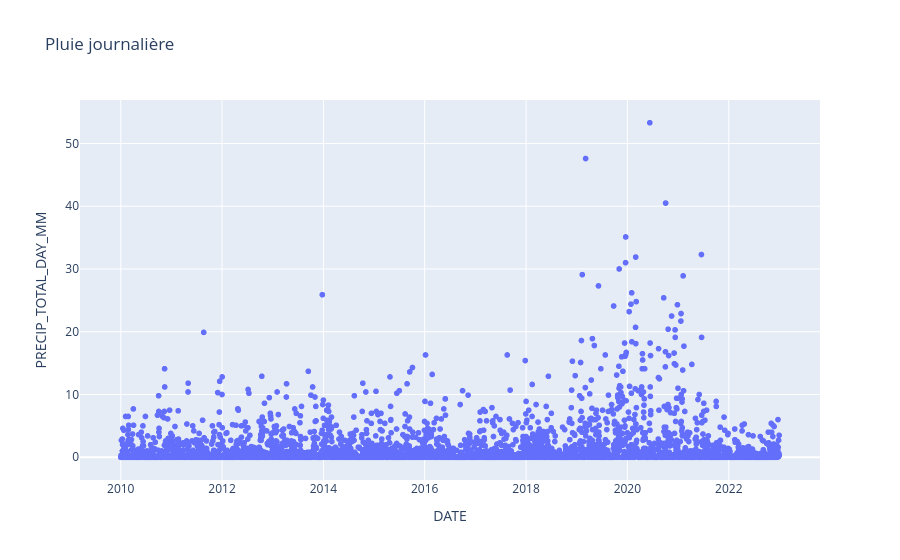

This figure's notebook cell:
### Code cell
fig = px.scatter(df_weather, x='DATE', y='PRECIP_TOTAL_DAY_MM', title="Pluie journalière")
fig.show()

### Figure 1 — Plotly figure (JSON) as saved in the notebook; plotly's stock layout.template omitted (floating-point values rounded to 4 significant figures; data arrays with more than 128 entries replaced by an {"elided": "..."} marker saying what was removed)
{"data": [{"hovertemplate": "DATE=%{x}<br>PRECIP_TOTAL_DAY_MM=%{y}<extra></extra>", "legendgroup": "", "marker": {"color": "#636efa", "symbol": "circle"}, "mode": "markers", "name": "", "showlegend": false, "type": "scattergl", "x": {"elided": "4748 str values"}, "xaxis": "x", "y": {"elided": "4748 float values"}, "yaxis": "y"}], "layout": {"legend": {"tracegroupgap": 0}, "title": {"text": "Pluie journalière"}, "xaxis": {"anchor": "y", "domain": [0, 1], "title": {"text": "DATE"}}, "yaxis": {"anchor": "x", "domain": [0, 1], "title": {"text": "PRECIP_TOTAL_DAY_MM"}}}}
